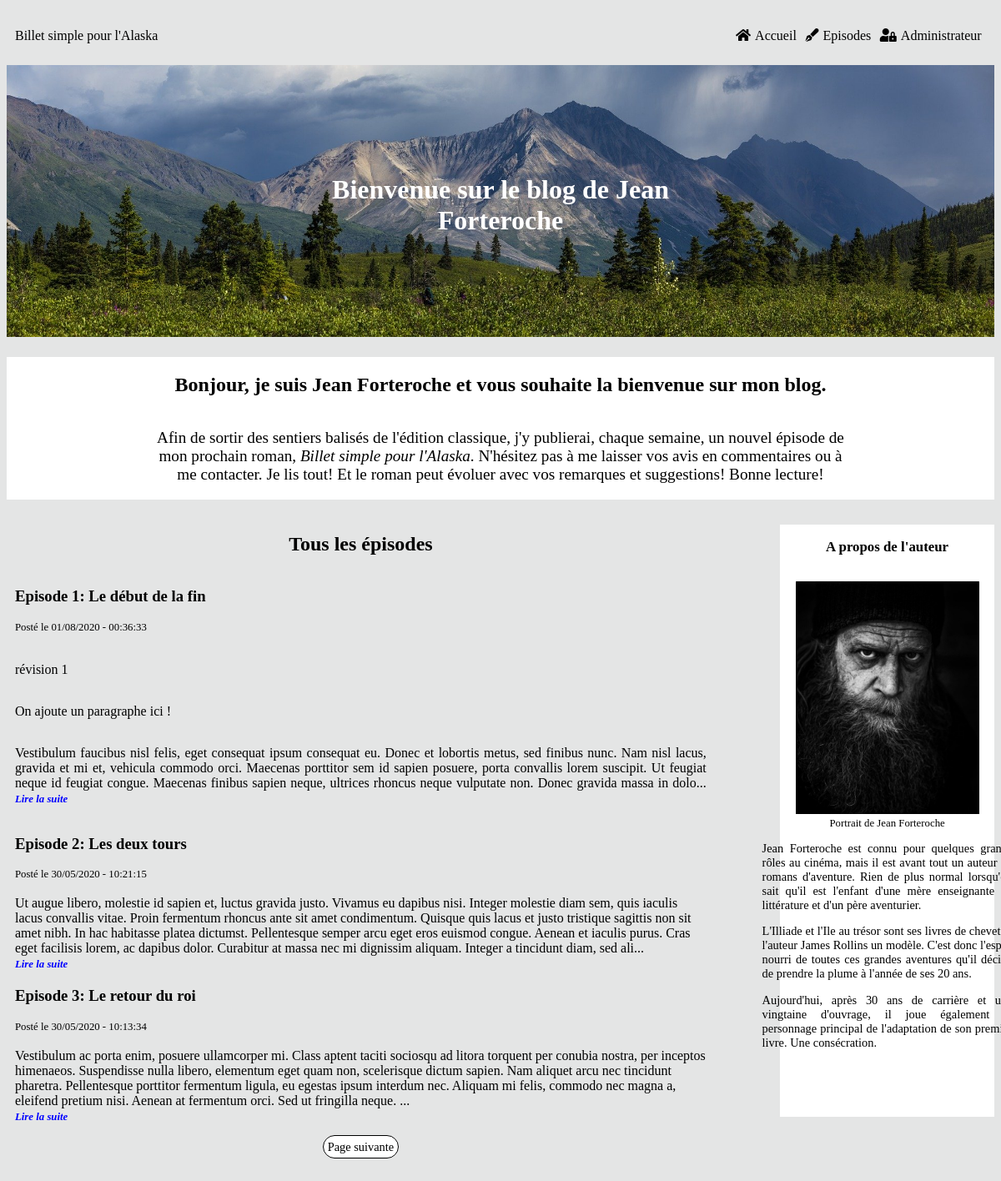
Screenshot of /index.php?action=get_all&page=1 with the database file from the repository.
### tables this page shows
CREATE TABLE IF NOT EXISTS `episodes` (
  `episode_id` tinyint(11) NOT NULL AUTO_INCREMENT,
  `numero_episode` tinyint(11) NOT NULL,
  `episode_title` char(255) NOT NULL,
  `episode_content` longtext NOT NULL,
  `episode_date` datetime NOT NULL DEFAULT CURRENT_TIMESTAMP,
  `episode_status` int(1) NOT NULL,
  PRIMARY KEY (`episode_id`),
  UNIQUE KEY `unicite` (`numero_episode`) USING BTREE
);

### src/View/View.php (called while the page is built, shortened)
<?php
class View
{
    public function display(array $data, string $template, string $layout) : void
    {
        require_once($template);
    }
}

### src/Controller/FrontOffice/PostController.php (called while the page is built, shortened)
<?php
class PostController
{
    private $postManager;
    private $view;
    private $layout;
    public function __construct(PostManager $postManager, View $view, CommentManager $commentManager, Session $session, Token $token)
    {
        $this->postManager = $postManager;
        $this->view = $view;
        $this->layout = '../templates/frontOffice/layout.html.php';
    }
    public function displayAllPosts(int $page): void
    {
        $totalEpisodes = $this->postManager->getNumberOfEpisodes();
        $pageToDisplay = $page - 1;
        $episodesToDisplay = 3;
        $numberOfPages = ceil($totalEpisodes / $episodesToDisplay);
        $offset = $pageToDisplay * $episodesToDisplay;
        $data = [$this->postManager->getAllEpisodes($offset), $page, $numberOfPages];
        $template = 'allPosts.html.php';
        $this->view->display(['episode' => $data[0], 'currentPage' => $data[1], 'maxPages' => $data[2]], $template, $this->layout);
    }
}

### public/index.php (called while the page is built, shortened)
<?php
$router = new Router();
$router->run();

### src/Model/PostManager.php (called while the page is built, shortened)
<?php
class PostManager
{
    private $database;
    public function __construct(Database $database)
    {
        $this->database = $database;
    }
    public function getAllEpisodes(int $offset) : array
    {
        $request = $this->database->prepare("SELECT *, substring(episode_content, 1, 500) AS episode_content,
            DATE_FORMAT(episode_date, '%d/%m/%Y - %H:%i:%s') AS episode_date
            FROM episodes
            WHERE episode_status = 1
            ORDER BY numero_episode
            LIMIT 3 OFFSET :beginning");
        $request->bindParam(':beginning', $offset, \PDO::PARAM_INT);
        $request->execute();
        return $request->fetchAll();
    }
}

### Templates/Frontoffice/allposts.html.php (the view, shortened to what this page needs)
<h2>Tous les épisodes</h2>
<?php foreach ($data['episode'] as $entry) {?>
    <article>
        <a href="index.php?action=post&id=<?=$entry['episode_id']?>">
            <h3 class='episode_title'>Episode <?=$entry['numero_episode']?>: <?=$entry['episode_title']?></h3>
        </a>
        <span class='post_date'>Posté le <?=$entry['episode_date']?></span><br/>
        <?=htmlspecialchars_decode($entry['episode_content'])?>... <span class="read_next"><a href='index.php?action=post&id=<?=$entry['episode_id']?>'>Lire la suite</a></span>
    </article>
<?php
}?>
<div id="prev_next">
    <?php
    if ($data['currentPage'] < $data['maxPages'] && $data['currentPage'] >= 1) {
    ?>
    <span id="next">
            <a href="index.php?action=get_all&page=<?=$data['currentPage'] + 1?>">
                Page suivante
            </a>
    </span>
    <?php
    }
    ?>
</div>

### public/css/style.css (style rules this page uses)
html { font-family: aileron; background-color: #e4e5e5; }
a { text-decoration: none; color: black; }
h2 { text-align: center; }
.post_date { font-size: 0.8rem; }
article { display: flex; flex-direction: column; }
article p { text-align: justify; }
#previous a, #next a { padding: 5px; border-radius: 20px; border: 1px solid black; background-color: white; }
.read_next > a { font-size: 0.8rem; font-style: italic; font-weight: bold; color: blue; }
#prev_next { font-size: 0.9rem; display: flex; justify-content: center; }
#previous, #next { margin: 20px; }

### rows the page displays
episodes: numero_episode "1", episode_title "Le début de la fin", episode_date "01/08/2020 - 00:36:33", episode_content "révision 1 On ajoute un paragraphe ici ! Vestibulum faucibus nisl felis, eget consequat ipsum consequat eu. Donec et lobortis metus, sed finibus nunc. Nam nisl lacus, gravida et mi et, vehicula commodo orci. Maecenas porttitor sem id sapien posuere, porta convallis lorem suscipit. Ut feugiat neque id feugiat congue. Maecenas finibus sapien neque, ultrices rhoncus neque vulputate non. Donec gravida massa in dolo"
episodes: numero_episode "2", episode_title "Les deux tours", episode_date "30/05/2020 - 10:21:15", episode_content "Ut augue libero, molestie id sapien et, luctus gravida justo. Vivamus eu dapibus nisi. Integer molestie diam sem, quis iaculis lacus convallis vitae. Proin fermentum rhoncus ante sit amet condimentum. Quisque quis lacus et justo tristique sagittis non sit amet nibh. In hac habitasse platea dictumst. Pellentesque semper arcu eget eros euismod congue. Aenean et iaculis purus. Cras eget facilisis lorem, ac dapibus dolor. Curabitur at massa nec mi dignissim aliquam. Integer a tincidunt diam, sed ali"
episodes: numero_episode "3", episode_title "Le retour du roi", episode_date "30/05/2020 - 10:13:34", episode_content "Vestibulum ac porta enim, posuere ullamcorper mi. Class aptent taciti sociosqu ad litora torquent per conubia nostra, per inceptos himenaeos. Suspendisse nulla libero, elementum eget quam non, scelerisque dictum sapien. Nam aliquet arcu nec tincidunt pharetra. Pellentesque porttitor fermentum ligula, eu egestas ipsum interdum nec. Aliquam mi felis, commodo nec magna a, eleifend pretium nisi. Aenean at fermentum orci. Sed ut fringilla neque."
